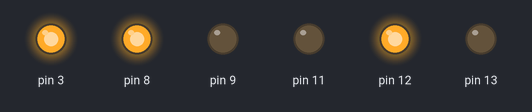
Simulated run of this sketch. Board: Arduino Uno, built with avr-gcc and run on an emulated ATmega328P. Parts: output pins drawn as LEDs (lit = HIGH).

Above: at 0.1 s.
At 1.1 s:
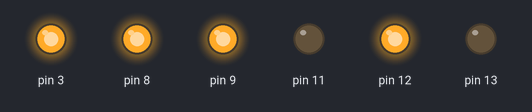
At 2.1 s:
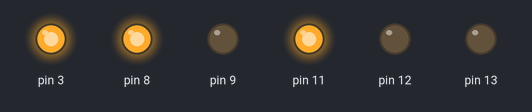
At 3.1 s:
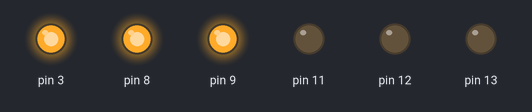
Timing chart, 0 to 4.6 s (numbered marks = the images above):
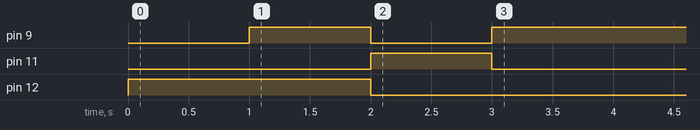

The sketch:

a03_motors.ino
```cpp
int i;
int HI;
void setup()
{
  HI = HIGH;
  i = 0;
  pinMode(12, OUTPUT);
  pinMode(9, OUTPUT);
  pinMode(13, OUTPUT);
  pinMode(8, OUTPUT);

  if (i < 4) {
  // based on tutorial info at http://www.instructables.com/id/Arduino-Motor-Shield-Tutorial/step5/Two-Motors
      digitalWrite(8, HIGH);

      digitalWrite(12, HIGH); //forward A
      digitalWrite(9, LOW); //brake A off
      analogWrite(3, 255);  // full speed A
      delay(1000);
      digitalWrite(8, HIGH);
      analogWrite(11, 0); // speed 0 A
      digitalWrite(9, HIGH);  // brake on A
      delay(1000);
      digitalWrite(8, HIGH);
      digitalWrite(12, LOW);  //backward A
      digitalWrite(9, LOW); //brake A off
      analogWrite(11, 255); //full speed A
      delay(1000);
      digitalWrite(8, HIGH);
      analogWrite(11, 0); // speed 0 A
      digitalWrite(9, HIGH);  // brake A on
      delay(1000);
      ++i;
  }
}

void loop()
{
}
```
